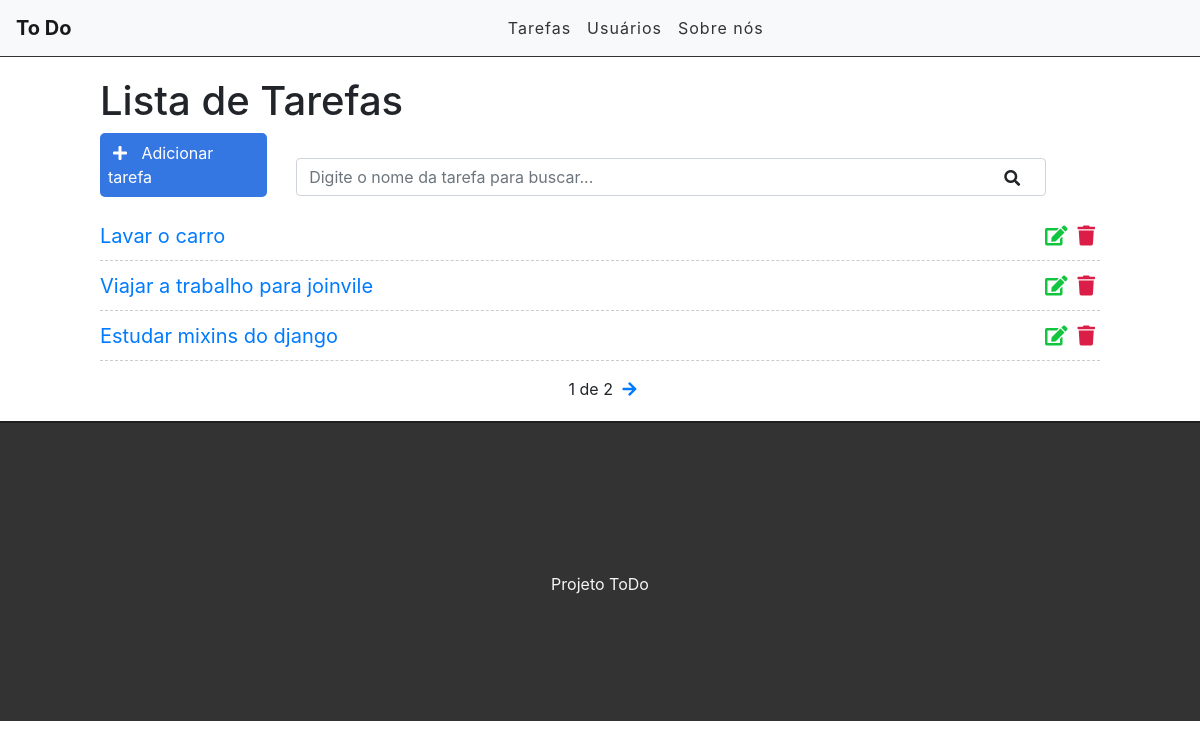
Before: / with the older database file.
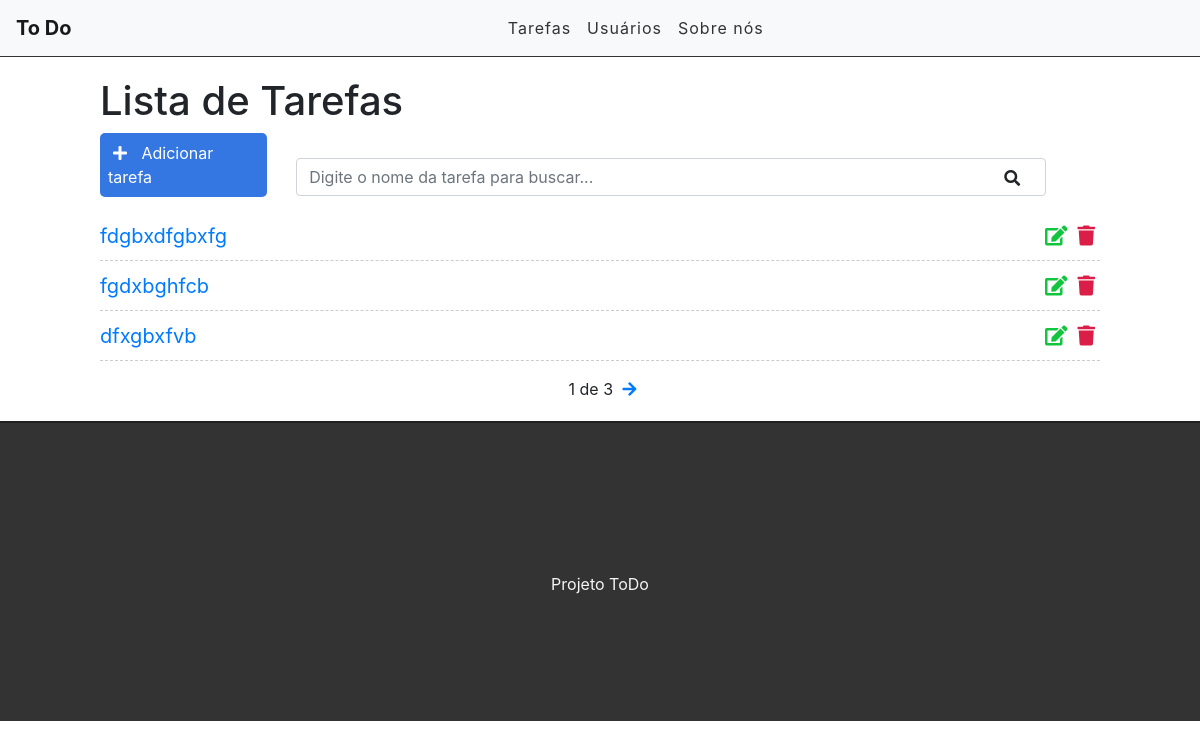
After: the same page with the newer database file.
### tasks/models.py (models this page shows, shortened)
class Task(models.Model):
    STATUS = (
        ('doing', 'Fazendo'),
        ('done', 'Feita'),
    )
    title = models.CharField(max_length=255)
    description = models.TextField()
    done = models.CharField(
        max_length=5,
        choices=STATUS,
    )
    created_at = models.DateTimeField(auto_now_add=True)
    update_at = models.DateTimeField(auto_now=True)

### tasks/views.py (the view)
# urls.py: path('', views.taskList, name='task-list'),
def taskList(request):
    tasks_list = Task.objects.all().order_by('-created_at')
    paginator = Paginator(tasks_list, 3)
    page = request.GET.get('page')
    tasks = paginator.get_page(page)
    return render(request, 'tasks/list.html', {'tasks': tasks})

### tasks/templates/tasks/list.html (shortened to what this page needs)
{% extends 'base.html' %}
{% block content %}
    <div class="offset-1 col-10 list-div">
        <h1>Lista de Tarefas</h1>
        <a id="add-link" href="newtask/">
            <div class="col-2 add-div">
                <i class="fas fa-plus"></i> Adicionar tarefa
            </div>
        </a>
        <div class="col-9 search-div">
            <input class="form-control" type="text" id="search" name="search" placeholder="Digite o nome da tarefa para buscar...">
            <i class="fas fa-search"></i>
        </div>
        <ul class="task-list">
            {% for task in tasks %}
            <li class="task-item">
                <span><a href="/task/{{task.id}}">{{task.title}}</a></span>
                <a href="delete/{{task.id}}" class="delete-btn"><span><i class="fas fa-trash"></i></span></a>
                <a href="edit/{{task.id}}"><span><i class="fas fa-edit"></i></span></a>
            </li>
            {% endfor %}
        </ul>
        <div class="pagination">
            <span class="step-links">
                <span class="current">
                    {{ tasks.number }} de {{ tasks.paginator.num_pages }}
                </span>
                {% if tasks.has_next %}
                    <a href="?page={{tasks.next_page_number}}"><i class="fas fa-arrow-right"></i></a>
                {% endif %}
            </span>
        </div>
    </div>
{% endblock %}

Changed rows visible on the page:
no longer on this page (row unchanged): Task: title "Lavar o carro"
no longer on this page (row unchanged): Task: title "Viajar a trabalho para joinvile"
no longer on this page (row unchanged): Task: title "Estudar mixins do django"
added Task: title "fdgbxdfgbxfg"
added Task: title "fgdxbghfcb"
added Task: title "dfxgbxfvb"
Other visible differences:
{{ tasks.paginator.num_pages }}: "2" → "3"
